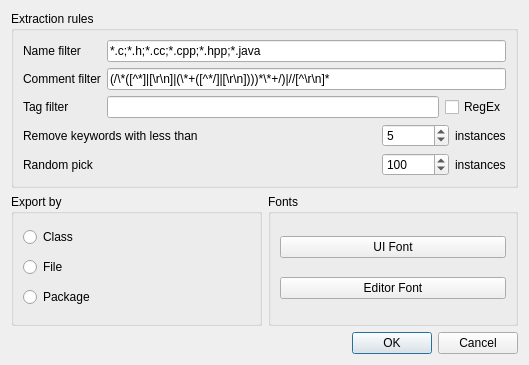
<?xml version="1.0" encoding="UTF-8"?>
<ui version="4.0">
 <class>DlgSettings</class>
 <widget class="QDialog" name="DlgSettings">
  <property name="geometry">
   <rect>
    <x>0</x>
    <y>0</y>
    <width>529</width>
    <height>365</height>
   </rect>
  </property>
  <property name="windowTitle">
   <string>Settings</string>
  </property>
  <layout class="QGridLayout" name="gridLayout_2">
   <item row="1" column="0">
    <widget class="QGroupBox" name="groupBox">
     <property name="sizePolicy">
      <sizepolicy hsizetype="Expanding" vsizetype="Preferred">
       <horstretch>0</horstretch>
       <verstretch>0</verstretch>
      </sizepolicy>
     </property>
     <property name="title">
      <string>Export by</string>
     </property>
     <layout class="QVBoxLayout" name="verticalLayout">
      <item>
       <widget class="QRadioButton" name="radioClass">
        <property name="text">
         <string>Class</string>
        </property>
       </widget>
      </item>
      <item>
       <widget class="QRadioButton" name="radioFile">
        <property name="text">
         <string>File</string>
        </property>
       </widget>
      </item>
      <item>
       <widget class="QRadioButton" name="radioPackage">
        <property name="text">
         <string>Package</string>
        </property>
       </widget>
      </item>
     </layout>
    </widget>
   </item>
   <item row="1" column="1">
    <widget class="QGroupBox" name="groupBox_2">
     <property name="sizePolicy">
      <sizepolicy hsizetype="Expanding" vsizetype="Preferred">
       <horstretch>0</horstretch>
       <verstretch>0</verstretch>
      </sizepolicy>
     </property>
     <property name="title">
      <string>Fonts</string>
     </property>
     <layout class="QVBoxLayout" name="verticalLayout_2">
      <item>
       <widget class="QPushButton" name="btUIFont">
        <property name="text">
         <string>UI Font</string>
        </property>
       </widget>
      </item>
      <item>
       <widget class="QPushButton" name="btEditorFont">
        <property name="text">
         <string>Editor Font</string>
        </property>
       </widget>
      </item>
     </layout>
    </widget>
   </item>
   <item row="2" column="0" colspan="2">
    <widget class="QDialogButtonBox" name="buttonBox">
     <property name="orientation">
      <enum>Qt::Horizontal</enum>
     </property>
     <property name="standardButtons">
      <set>QDialogButtonBox::Cancel|QDialogButtonBox::Ok</set>
     </property>
    </widget>
   </item>
   <item row="0" column="0" colspan="2">
    <widget class="QGroupBox" name="groupBox_3">
     <property name="title">
      <string>Extraction rules</string>
     </property>
     <layout class="QGridLayout" name="gridLayout">
      <item row="0" column="0">
       <widget class="QLabel" name="label">
        <property name="text">
         <string>Name filter</string>
        </property>
       </widget>
      </item>
      <item row="0" column="1">
       <widget class="QLineEdit" name="leNameFilter">
        <property name="text">
         <string>*.c;*.h;*.cc;*.cpp;*.hpp;*.java</string>
        </property>
       </widget>
      </item>
      <item row="1" column="0">
       <widget class="QLabel" name="label_5">
        <property name="text">
         <string>Comment filter</string>
        </property>
       </widget>
      </item>
      <item row="1" column="1">
       <widget class="QLineEdit" name="leCommentFilter">
        <property name="text">
         <string>(/\*([^*]|[\r\n]|(\*+([^*/]|[\r\n])))*\*+/)|//[^\r\n]*</string>
        </property>
       </widget>
      </item>
      <item row="2" column="0">
       <widget class="QLabel" name="label_2">
        <property name="text">
         <string>Tag filter</string>
        </property>
       </widget>
      </item>
      <item row="2" column="1">
       <layout class="QHBoxLayout" name="horizontalLayout">
        <item>
         <widget class="QLineEdit" name="leTagFilter"/>
        </item>
        <item>
         <widget class="QCheckBox" name="checkRegEx">
          <property name="text">
           <string>RegEx</string>
          </property>
         </widget>
        </item>
       </layout>
      </item>
      <item row="3" column="0" colspan="2">
       <layout class="QHBoxLayout" name="horizontalLayout_2">
        <item>
         <widget class="QLabel" name="label_4">
          <property name="text">
           <string>Remove keywords with less than</string>
          </property>
         </widget>
        </item>
        <item>
         <spacer name="horizontalSpacer">
          <property name="orientation">
           <enum>Qt::Horizontal</enum>
          </property>
          <property name="sizeHint" stdset="0">
           <size>
            <width>40</width>
            <height>20</height>
           </size>
          </property>
         </spacer>
        </item>
        <item>
         <widget class="QSpinBox" name="sbRemoveSmallSize">
          <property name="maximum">
           <number>999999</number>
          </property>
          <property name="value">
           <number>5</number>
          </property>
         </widget>
        </item>
        <item>
         <widget class="QLabel" name="label_6">
          <property name="text">
           <string>instances</string>
          </property>
         </widget>
        </item>
       </layout>
      </item>
      <item row="4" column="0" colspan="2">
       <layout class="QHBoxLayout" name="horizontalLayout_3">
        <item>
         <widget class="QLabel" name="label_3">
          <property name="text">
           <string>Random pick</string>
          </property>
         </widget>
        </item>
        <item>
         <spacer name="horizontalSpacer_2">
          <property name="orientation">
           <enum>Qt::Horizontal</enum>
          </property>
          <property name="sizeHint" stdset="0">
           <size>
            <width>40</width>
            <height>20</height>
           </size>
          </property>
         </spacer>
        </item>
        <item>
         <widget class="QSpinBox" name="sbRandomPickSize">
          <property name="maximum">
           <number>999999</number>
          </property>
          <property name="value">
           <number>100</number>
          </property>
         </widget>
        </item>
        <item>
         <widget class="QLabel" name="label_7">
          <property name="text">
           <string>instances</string>
          </property>
         </widget>
        </item>
       </layout>
      </item>
     </layout>
    </widget>
   </item>
  </layout>
 </widget>
 <resources/>
 <connections>
  <connection>
   <sender>buttonBox</sender>
   <signal>accepted()</signal>
   <receiver>DlgSettings</receiver>
   <slot>accept()</slot>
   <hints>
    <hint type="sourcelabel">
     <x>248</x>
     <y>254</y>
    </hint>
    <hint type="destinationlabel">
     <x>157</x>
     <y>274</y>
    </hint>
   </hints>
  </connection>
  <connection>
   <sender>buttonBox</sender>
   <signal>rejected()</signal>
   <receiver>DlgSettings</receiver>
   <slot>reject()</slot>
   <hints>
    <hint type="sourcelabel">
     <x>316</x>
     <y>260</y>
    </hint>
    <hint type="destinationlabel">
     <x>286</x>
     <y>274</y>
    </hint>
   </hints>
  </connection>
 </connections>
</ui>
